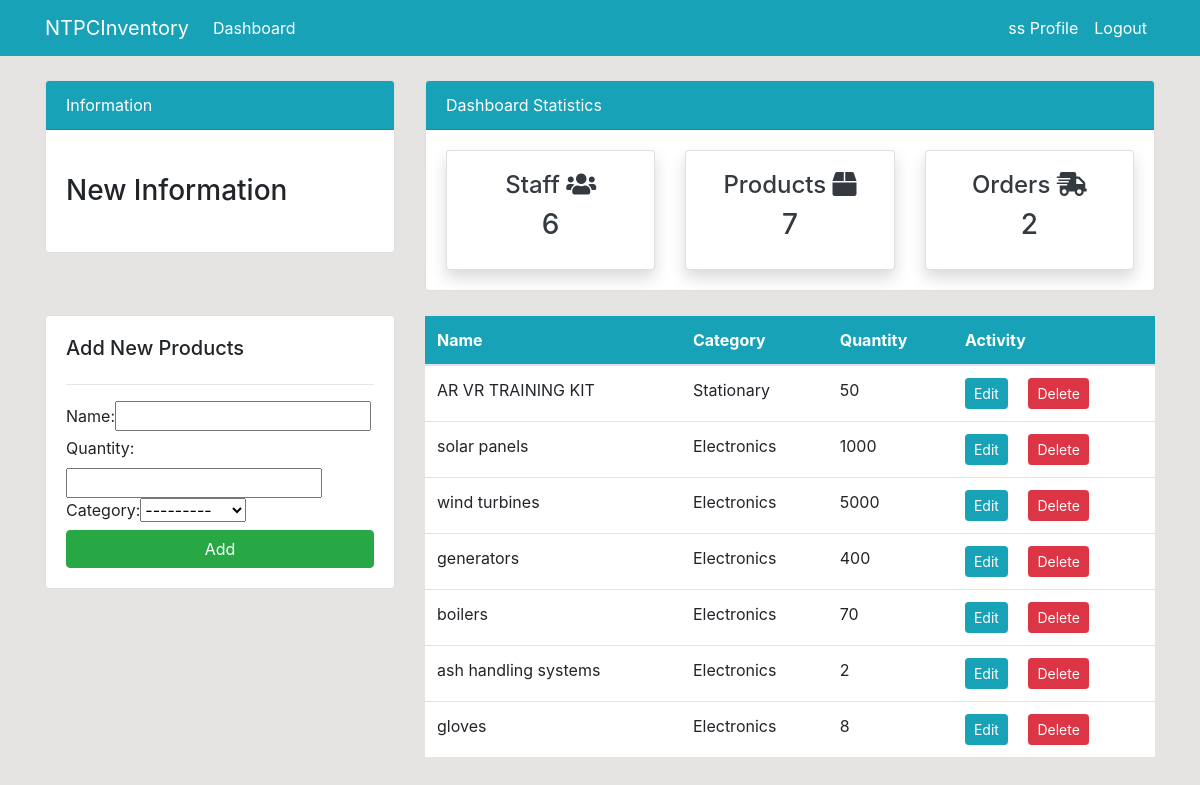
The page /products/ (signed in) on the database its author committed.
### dashboard/models.py (models this page shows, shortened)
class Product(models.Model):
    name = models.CharField(max_length=100, null=True)
    quantity = models.PositiveIntegerField(null=True)
    category = models.CharField(max_length=50, choices=CATEGORY, null=True)

### dashboard/views.py (the view)
# urls.py: path('products/', views.products, name='dashboard-products'),
@login_required(login_url='user-login')
def products(request):
    product = Product.objects.all()
    product_count = product.count()
    customer = User.objects.filter(groups=2)
    customer_count = customer.count()
    order = Order.objects.all()
    order_count = order.count()
    product_quantity = Product.objects.filter(name='')
    if request.method == 'POST':
        form = ProductForm(request.POST)
        if form.is_valid():
            form.save()
            product_name = form.cleaned_data.get('name')
            messages.success(request, f'{product_name} has been added')
            return redirect('dashboard-products')
    else:
        form = ProductForm()
    context = {
        'product': product,
        'form': form,
        'customer_count': customer_count,
        'product_count': product_count,
        'order_count': order_count,
    }
    return render(request, 'dashboard/products.html', context)

### dashboard/forms.py
class ProductForm(forms.ModelForm):
    class Meta:
        model = Product
        fields = '__all__'

### templates/dashboard/products.html (shortened to what this page needs)
{% extends 'partials/base.html' %}
{% load crispy_forms_tags %}
{% block content %}
{% include 'partials/topside.html' %}
<div class="row my-4">
    <div class="col-md-4">
        <div class="card card-body">
            <h5>Add New Products</h5>
            <hr>
            <form method="POST">
                {{ form }}
                <input class="btn btn-success btn-block" type="submit" value="Add">
            </form>
        </div>
    </div>
    <div class="col-md-8">
        <table class="table bg-white">
            <thead class="bg-info text-white">
                <tr>
                    <th scope="col">Name</th>
                    <th scope="col">Category</th>
                    <th scope="col">Quantity</th>
                    <th scope="col">Activity</th>
                </tr>
            </thead>
            <tbody>
                {% for product in product %}
                <tr>
                    <td>{{ product.name }}</td>
                    <td>{{ product.category }}</td>
                    <td>{{ product.quantity }}</td>
                    <td>
                        <a class="btn btn-info btn-sm mr-2"
                            href="{% url 'dashboard-products-edit' product.id %}">Edit</a>
                        <a class="btn btn-danger btn-sm ml-2"
                            href="{% url 'dashboard-products-delete' product.id %}">Delete</a>
                    </td>
                </tr>
                {% endfor %}
            </tbody>
        </table>
    </div>
</div>
{% endblock %}

### templates/partials/nav.html (shortened to what this page needs)
<nav class="navbar navbar-expand-lg navbar-info bg-info">
    <div class="container">
        {% if user.is_authenticated %}
        <a class="navbar-brand text-white" href="{% url 'dashboard-index' %}">NTPCInventory</a>
        <div class="collapse navbar-collapse" id="navbarSupportedContent">
            <ul class="navbar-nav mr-auto">
                <li class="nav-item active">
                    <a class="nav-link text-white" href="{% url 'dashboard-index' %}">Dashboard </a>
                </li>
            </ul>
            <ul class="navbar-nav ml-auto">
                <li class="nav-item active">
                    <a class="nav-link text-white" href="{% url 'user-profile' %}">{{ user.username }} Profile
                        <span class="sr-only">(current)</span></a>
                </li>
                <li class="nav-item">
                    <a class="nav-link text-white" href="{% url 'user-logout' %}">Logout</a>
                </li>
            </ul>
            {% endif %}
        </div>
    </div>
</nav>

### static/style.css (style rules this page uses)
body { background: rgb(230, 227, 227); }

### rows shown on the page
Product: name "AR VR TRAINING KIT", category "Stationary", quantity "50"
Product: name "solar panels", category "Electronics", quantity "1000"
Product: name "wind turbines", category "Electronics", quantity "5000"
Product: name "generators", category "Electronics", quantity "400"
Product: name "boilers", category "Electronics", quantity "70"
Product: name "ash handling systems", category "Electronics", quantity "2"
Product: name "gloves", category "Electronics", quantity "8"

### other values the page prints
{{ user.username }} "ss"
{{ customer_count }} "6"
{{ product_count }} "7"
{{ order_count }} "2"
